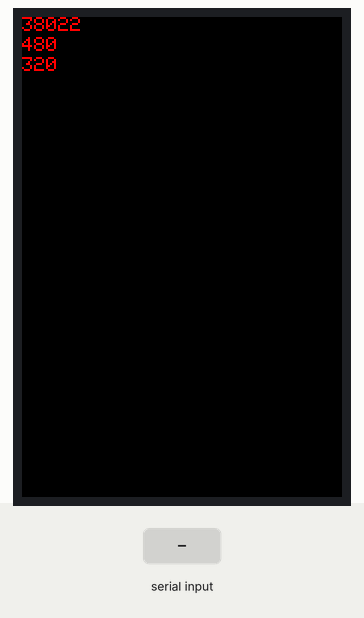
Simulated run of this sketch. Board: Arduino Uno, built with avr-gcc and run on an emulated ATmega328P. On the bench: 320×480 colour display. The test bench sets the inputs (shaded band).

Above: at 1.5 s.
1.6 s: "1;" received over Serial
3.1 s: "0;" received over Serial
4.6 s: "2;" received over Serial
At 4.9 s:
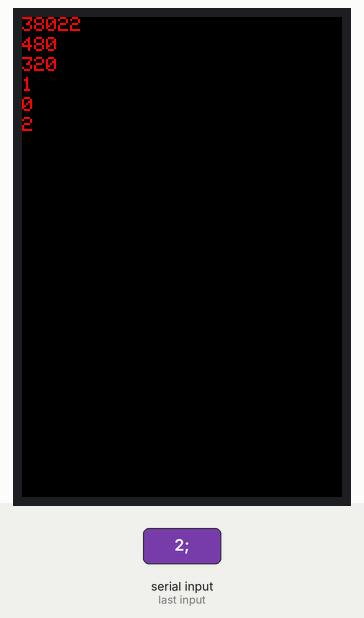
Timing chart, 0 to 7.6 s (numbered marks = the images above; inputs shaded):
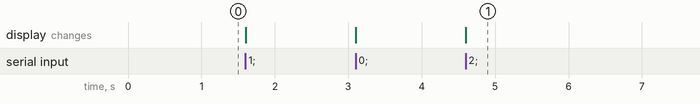

Measured:
- after the input at 4.6 s, the display: changes at once (image 1)

The sketch:

arduino_display_serialport.ino
```cpp
#include <LCDWIKI_GUI.h> //Core graphics library
#include <LCDWIKI_KBV.h> //Hardware-specific library

//if the IC model is known or the modules is unreadable,you can use this constructed function
LCDWIKI_KBV mylcd(ILI9486,A3,A2,A1,A0,A4); //model,cs,cd,wr,rd,reset
//if the IC model is not known and the modules is readable,you can use this constructed function
//LCDWIKI_KBV mylcd(320,480,A3,A2,A1,A0,A4);//width,height,cs,cd,wr,rd,reset

//define some colour values
#define BLACK   0x0000
#define BLUE    0x001F
#define RED     0xF800
#define GREEN   0x07E0
#define CYAN    0x07FF
#define MAGENTA 0xF81F
#define YELLOW  0xFFE0
#define WHITE   0xFFFF

int i=60;
int height = mylcd.Get_Height();
int width  = mylcd.Get_Width();
String read_String;

void setup()
{
  Serial.begin(115200);
  mylcd.Init_LCD();
  //Serial.println(mylcd.Read_ID(), DEC);
  mylcd.Fill_Screen(BLACK);
  mylcd.Set_Text_colour(RED);
  mylcd.Set_Text_Back_colour(BLACK);
  mylcd.Set_Text_Size(2);
  mylcd.Print_String(String(mylcd.Read_ID()), 0, 0);
  mylcd.Print_Number_Int(height, 0, 20, 0, ' ', 10);
  mylcd.Print_Number_Int(width, 0, 40, 0, ' ', 10);
}

void loop()
{
  if (Serial.available() > 0) {
    //mylcd.Vert_Scroll(0, 100, 400);
      mylcd.Print_String(Serial.readStringUntil(';'), 0, i);
      i += 20;
      //delay(1000);
  }
  /*String incomingByte;
    if (Serial.available() > 0){
        incomingByte = Serial.readStringUntil('\n'); // read byte
        //read_String += incomingByte;
    }

    if(read_String != ""){
        mylcd.Print_String(incomingByte, 0, i);
        i += 20;
    }
    incomingByte = "";
   */
}
```
